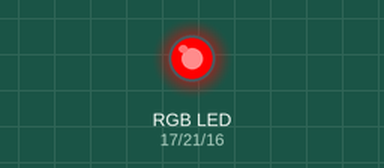
The program below on a simulated MicroPython board. Parts: an RGB LED mixed from three pins (HIGH = lit).

Above: at 0.15 s.
At 0.75 s:
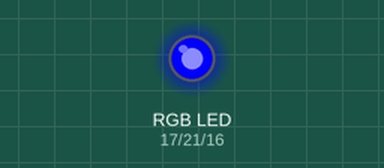
At 1.65 s:
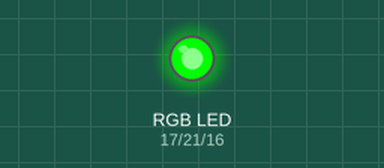
At 2.25 s:
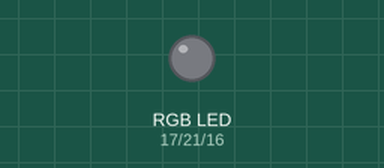
Timing chart, 0 to 3.0 s (numbered marks = the images above):
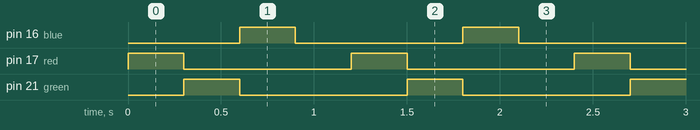

The program:

rgb_led_test.py
```python
from machine import Pin
from time import sleep

blue = Pin(16, Pin.OUT)
red = Pin(17, Pin.OUT)
green = Pin(21, Pin.OUT)
while True:
    red.on()
    sleep(0.3)
    red.off()
    green.on()
    sleep(0.3)
    green.off()
    blue.on()
    sleep(0.3)
    blue.off()
    sleep(0.3)
```

Measured:
- by itself, pin 16 (blue), pin 17 (red), pin 21 (green): alternates HIGH for 0.30 s and LOW for 0.90 s
- by itself, everything shown: repeats every 1.2 s, in 4 steps
